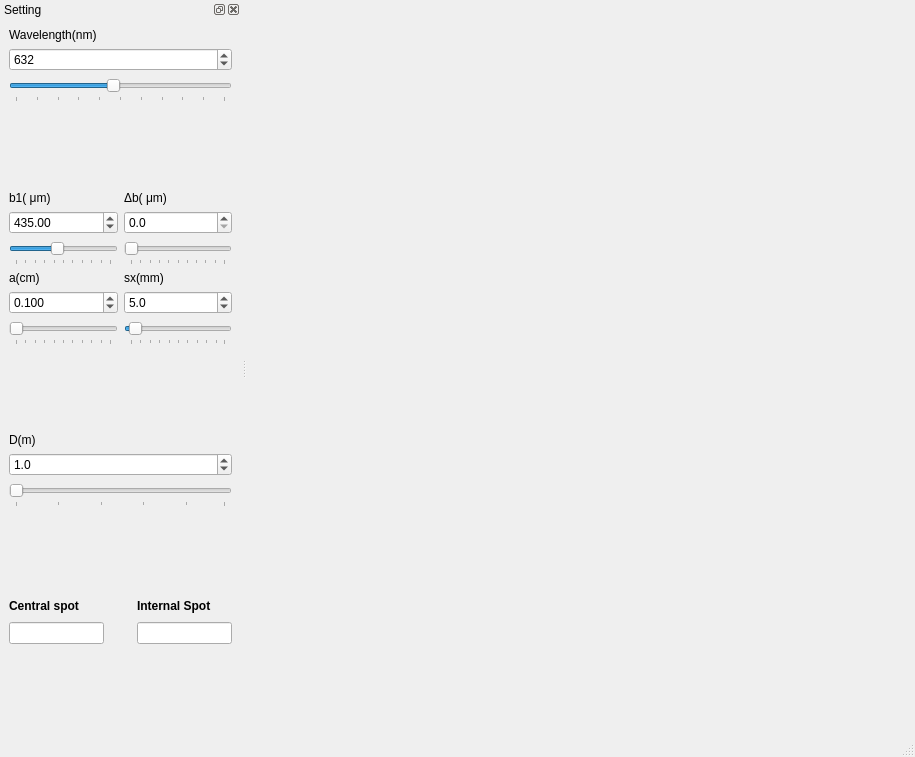
<?xml version="1.0" encoding="UTF-8"?>
<ui version="4.0">
 <class>MainWindow</class>
 <widget class="QMainWindow" name="MainWindow">
  <property name="geometry">
   <rect>
    <x>0</x>
    <y>0</y>
    <width>915</width>
    <height>735</height>
   </rect>
  </property>
  <property name="minimumSize">
   <size>
    <width>780</width>
    <height>0</height>
   </size>
  </property>
  <property name="windowTitle">
   <string>Diffraction - Fraunhofer</string>
  </property>
  <widget class="QWidget" name="centralWidget">
   <layout class="QHBoxLayout" name="horizontalLayout">
    <item>
     <widget class="MPL_WIDGET_2D" name="mplwidget1D" native="true">
      <property name="minimumSize">
       <size>
        <width>650</width>
        <height>0</height>
       </size>
      </property>
     </widget>
    </item>
   </layout>
  </widget>
  <widget class="QDockWidget" name="dockWidget">
   <property name="minimumSize">
    <size>
     <width>205</width>
     <height>735</height>
    </size>
   </property>
   <property name="windowTitle">
    <string>Setting</string>
   </property>
   <attribute name="dockWidgetArea">
    <number>1</number>
   </attribute>
   <widget class="QWidget" name="dockWidgetContents_3">
    <layout class="QVBoxLayout" name="verticalLayout">
     <item>
      <widget class="QLabel" name="label_lamda">
       <property name="text">
        <string>Wavelength(nm)</string>
       </property>
      </widget>
     </item>
     <item>
      <widget class="QSpinBox" name="SpinBox_lambda">
       <property name="minimumSize">
        <size>
         <width>0</width>
         <height>20</height>
        </size>
       </property>
       <property name="statusTip">
        <string>Change the wave length of monochromatic light</string>
       </property>
       <property name="locale">
        <locale language="English" country="UnitedStates"/>
       </property>
       <property name="minimum">
        <number>400</number>
       </property>
       <property name="maximum">
        <number>900</number>
       </property>
       <property name="singleStep">
        <number>10</number>
       </property>
       <property name="value">
        <number>632</number>
       </property>
      </widget>
     </item>
     <item>
      <widget class="QSlider" name="slider_lambda">
       <property name="minimumSize">
        <size>
         <width>0</width>
         <height>25</height>
        </size>
       </property>
       <property name="statusTip">
        <string>Change the wave length of monochromatic light</string>
       </property>
       <property name="styleSheet">
        <string notr="true">font: 12pt &quot;Helvetica&quot;;</string>
       </property>
       <property name="locale">
        <locale language="English" country="UnitedStates"/>
       </property>
       <property name="minimum">
        <number>400</number>
       </property>
       <property name="maximum">
        <number>900</number>
       </property>
       <property name="singleStep">
        <number>10</number>
       </property>
       <property name="value">
        <number>632</number>
       </property>
       <property name="orientation">
        <enum>Qt::Horizontal</enum>
       </property>
       <property name="tickPosition">
        <enum>QSlider::TicksBelow</enum>
       </property>
       <property name="tickInterval">
        <number>50</number>
       </property>
      </widget>
     </item>
     <item>
      <spacer name="verticalSpacer_3">
       <property name="orientation">
        <enum>Qt::Vertical</enum>
       </property>
       <property name="sizeHint" stdset="0">
        <size>
         <width>20</width>
         <height>40</height>
        </size>
       </property>
      </spacer>
     </item>
     <item>
      <layout class="QGridLayout" name="gridLayout_2">
       <item row="4" column="1">
        <widget class="QDoubleSpinBox" name="SpinBox_sx">
         <property name="minimumSize">
          <size>
           <width>0</width>
           <height>20</height>
          </size>
         </property>
         <property name="statusTip">
          <string>Change the side of the square-shaped screen</string>
         </property>
         <property name="locale">
          <locale language="English" country="UnitedStates"/>
         </property>
         <property name="decimals">
          <number>1</number>
         </property>
         <property name="minimum">
          <double>0.100000000000000</double>
         </property>
         <property name="singleStep">
          <double>1.000000000000000</double>
         </property>
         <property name="value">
          <double>5.000000000000000</double>
         </property>
        </widget>
       </item>
       <item row="5" column="1">
        <widget class="QSlider" name="slider_sx">
         <property name="minimumSize">
          <size>
           <width>0</width>
           <height>25</height>
          </size>
         </property>
         <property name="statusTip">
          <string>Change the side of the square-shaped screen</string>
         </property>
         <property name="locale">
          <locale language="English" country="UnitedStates"/>
         </property>
         <property name="minimum">
          <number>1</number>
         </property>
         <property name="maximum">
          <number>100</number>
         </property>
         <property name="value">
          <number>5</number>
         </property>
         <property name="orientation">
          <enum>Qt::Horizontal</enum>
         </property>
         <property name="tickPosition">
          <enum>QSlider::TicksBelow</enum>
         </property>
         <property name="tickInterval">
          <number>10</number>
         </property>
        </widget>
       </item>
       <item row="2" column="0">
        <widget class="QSlider" name="slider_b">
         <property name="minimumSize">
          <size>
           <width>0</width>
           <height>25</height>
          </size>
         </property>
         <property name="statusTip">
          <string>Change the width of the rectangular aperture</string>
         </property>
         <property name="locale">
          <locale language="English" country="UnitedStates"/>
         </property>
         <property name="minimum">
          <number>1</number>
         </property>
         <property name="maximum">
          <number>1000</number>
         </property>
         <property name="singleStep">
          <number>1</number>
         </property>
         <property name="pageStep">
          <number>100</number>
         </property>
         <property name="value">
          <number>435</number>
         </property>
         <property name="orientation">
          <enum>Qt::Horizontal</enum>
         </property>
         <property name="tickPosition">
          <enum>QSlider::TicksBelow</enum>
         </property>
         <property name="tickInterval">
          <number>100</number>
         </property>
        </widget>
       </item>
       <item row="1" column="0">
        <widget class="QDoubleSpinBox" name="SpinBox_b">
         <property name="minimumSize">
          <size>
           <width>0</width>
           <height>20</height>
          </size>
         </property>
         <property name="statusTip">
          <string>Change the width of the rectangular aperture</string>
         </property>
         <property name="locale">
          <locale language="English" country="UnitedStates"/>
         </property>
         <property name="decimals">
          <number>2</number>
         </property>
         <property name="minimum">
          <double>0.100000000000000</double>
         </property>
         <property name="maximum">
          <double>1000.000000000000000</double>
         </property>
         <property name="singleStep">
          <double>0.100000000000000</double>
         </property>
         <property name="value">
          <double>435.000000000000000</double>
         </property>
        </widget>
       </item>
       <item row="1" column="1">
        <widget class="QDoubleSpinBox" name="SpinBox_db">
         <property name="minimumSize">
          <size>
           <width>0</width>
           <height>20</height>
          </size>
         </property>
         <property name="locale">
          <locale language="English" country="UnitedStates"/>
         </property>
         <property name="decimals">
          <number>1</number>
         </property>
         <property name="minimum">
          <double>0.000000000000000</double>
         </property>
         <property name="maximum">
          <double>500.000000000000000</double>
         </property>
         <property name="singleStep">
          <double>10.000000000000000</double>
         </property>
         <property name="value">
          <double>0.000000000000000</double>
         </property>
        </widget>
       </item>
       <item row="4" column="0">
        <widget class="QDoubleSpinBox" name="SpinBox_a">
         <property name="minimumSize">
          <size>
           <width>0</width>
           <height>20</height>
          </size>
         </property>
         <property name="locale">
          <locale language="English" country="UnitedStates"/>
         </property>
         <property name="decimals">
          <number>3</number>
         </property>
         <property name="minimum">
          <double>0.000000000000000</double>
         </property>
         <property name="maximum">
          <double>10.000000000000000</double>
         </property>
         <property name="singleStep">
          <double>0.010000000000000</double>
         </property>
         <property name="value">
          <double>0.100000000000000</double>
         </property>
        </widget>
       </item>
       <item row="0" column="1">
        <widget class="QLabel" name="label">
         <property name="text">
          <string>&lt;html&gt;&lt;head/&gt;&lt;body&gt;&lt;p&gt;&amp;Delta;b( &amp;mu;m)&lt;/p&gt;&lt;/body&gt;&lt;/html&gt;</string>
         </property>
        </widget>
       </item>
       <item row="2" column="1">
        <widget class="QSlider" name="slider_db">
         <property name="minimumSize">
          <size>
           <width>0</width>
           <height>25</height>
          </size>
         </property>
         <property name="locale">
          <locale language="English" country="UnitedStates"/>
         </property>
         <property name="maximum">
          <number>500</number>
         </property>
         <property name="singleStep">
          <number>10</number>
         </property>
         <property name="value">
          <number>0</number>
         </property>
         <property name="orientation">
          <enum>Qt::Horizontal</enum>
         </property>
         <property name="tickPosition">
          <enum>QSlider::TicksBelow</enum>
         </property>
         <property name="tickInterval">
          <number>50</number>
         </property>
        </widget>
       </item>
       <item row="3" column="0">
        <widget class="QLabel" name="label_2">
         <property name="text">
          <string>a(cm)</string>
         </property>
        </widget>
       </item>
       <item row="5" column="0">
        <widget class="QSlider" name="slider_a">
         <property name="minimumSize">
          <size>
           <width>0</width>
           <height>25</height>
          </size>
         </property>
         <property name="locale">
          <locale language="English" country="UnitedStates"/>
         </property>
         <property name="maximum">
          <number>10</number>
         </property>
         <property name="singleStep">
          <number>1</number>
         </property>
         <property name="pageStep">
          <number>1</number>
         </property>
         <property name="value">
          <number>0</number>
         </property>
         <property name="orientation">
          <enum>Qt::Horizontal</enum>
         </property>
         <property name="tickPosition">
          <enum>QSlider::TicksBelow</enum>
         </property>
         <property name="tickInterval">
          <number>1</number>
         </property>
        </widget>
       </item>
       <item row="3" column="1">
        <widget class="QLabel" name="label_a">
         <property name="text">
          <string>sx(mm)</string>
         </property>
        </widget>
       </item>
       <item row="0" column="0">
        <widget class="QLabel" name="label_b">
         <property name="text">
          <string>&lt;html&gt;&lt;head/&gt;&lt;body&gt;&lt;p&gt;b1( &amp;mu;m)&lt;/p&gt;&lt;/body&gt;&lt;/html&gt;</string>
         </property>
        </widget>
       </item>
      </layout>
     </item>
     <item>
      <spacer name="verticalSpacer_4">
       <property name="orientation">
        <enum>Qt::Vertical</enum>
       </property>
       <property name="sizeHint" stdset="0">
        <size>
         <width>20</width>
         <height>40</height>
        </size>
       </property>
      </spacer>
     </item>
     <item>
      <widget class="QLabel" name="label_f2">
       <property name="text">
        <string>D(m)</string>
       </property>
      </widget>
     </item>
     <item>
      <widget class="QDoubleSpinBox" name="SpinBox_D">
       <property name="minimumSize">
        <size>
         <width>0</width>
         <height>20</height>
        </size>
       </property>
       <property name="statusTip">
        <string>Change the focal length f2 of the lens L2</string>
       </property>
       <property name="locale">
        <locale language="English" country="UnitedStates"/>
       </property>
       <property name="decimals">
        <number>1</number>
       </property>
       <property name="minimum">
        <double>0.100000000000000</double>
       </property>
       <property name="maximum">
        <double>50.000000000000000</double>
       </property>
       <property name="value">
        <double>1.000000000000000</double>
       </property>
      </widget>
     </item>
     <item>
      <widget class="QSlider" name="slider_D">
       <property name="minimumSize">
        <size>
         <width>0</width>
         <height>25</height>
        </size>
       </property>
       <property name="statusTip">
        <string>Change the focal length f2 of the lens L2</string>
       </property>
       <property name="locale">
        <locale language="English" country="UnitedStates"/>
       </property>
       <property name="minimum">
        <number>1</number>
       </property>
       <property name="maximum">
        <number>50</number>
       </property>
       <property name="value">
        <number>1</number>
       </property>
       <property name="sliderPosition">
        <number>1</number>
       </property>
       <property name="orientation">
        <enum>Qt::Horizontal</enum>
       </property>
       <property name="tickPosition">
        <enum>QSlider::TicksBelow</enum>
       </property>
       <property name="tickInterval">
        <number>10</number>
       </property>
      </widget>
     </item>
     <item>
      <spacer name="verticalSpacer_2">
       <property name="orientation">
        <enum>Qt::Vertical</enum>
       </property>
       <property name="sizeHint" stdset="0">
        <size>
         <width>20</width>
         <height>40</height>
        </size>
       </property>
      </spacer>
     </item>
     <item>
      <layout class="QGridLayout" name="gridLayout">
       <item row="2" column="2">
        <widget class="QLineEdit" name="Internal_Spot"/>
       </item>
       <item row="1" column="2">
        <widget class="QLabel" name="label_4">
         <property name="minimumSize">
          <size>
           <width>0</width>
           <height>13</height>
          </size>
         </property>
         <property name="text">
          <string>&lt;html&gt;&lt;head/&gt;&lt;body&gt;&lt;p&gt;&lt;span style=&quot; font-weight:600;&quot;&gt;Internal Spot&lt;/span&gt;&lt;/p&gt;&lt;/body&gt;&lt;/html&gt;</string>
         </property>
        </widget>
       </item>
       <item row="2" column="0">
        <widget class="QLineEdit" name="Central_Spot">
         <property name="minimumSize">
          <size>
           <width>0</width>
           <height>20</height>
          </size>
         </property>
        </widget>
       </item>
       <item row="1" column="0">
        <widget class="QLabel" name="label_3">
         <property name="text">
          <string>&lt;html&gt;&lt;head/&gt;&lt;body&gt;&lt;p&gt;&lt;span style=&quot; font-weight:600;&quot;&gt;Central spot&lt;/span&gt;&lt;/p&gt;&lt;/body&gt;&lt;/html&gt;</string>
         </property>
        </widget>
       </item>
       <item row="1" column="1">
        <spacer name="horizontalSpacer">
         <property name="orientation">
          <enum>Qt::Horizontal</enum>
         </property>
         <property name="sizeHint" stdset="0">
          <size>
           <width>40</width>
           <height>20</height>
          </size>
         </property>
        </spacer>
       </item>
       <item row="2" column="1">
        <spacer name="horizontalSpacer_2">
         <property name="orientation">
          <enum>Qt::Horizontal</enum>
         </property>
         <property name="sizeHint" stdset="0">
          <size>
           <width>40</width>
           <height>20</height>
          </size>
         </property>
        </spacer>
       </item>
      </layout>
     </item>
     <item>
      <spacer name="verticalSpacer">
       <property name="orientation">
        <enum>Qt::Vertical</enum>
       </property>
       <property name="sizeHint" stdset="0">
        <size>
         <width>20</width>
         <height>40</height>
        </size>
       </property>
      </spacer>
     </item>
    </layout>
   </widget>
  </widget>
  <widget class="QStatusBar" name="statusBar"/>
  <widget class="QMenuBar" name="menuBar">
   <property name="geometry">
    <rect>
     <x>0</x>
     <y>0</y>
     <width>915</width>
     <height>19</height>
    </rect>
   </property>
  </widget>
 </widget>
 <customwidgets>
  <customwidget>
   <class>MPL_WIDGET_2D</class>
   <extends>QWidget</extends>
   <header location="global">mplwidget</header>
   <container>1</container>
  </customwidget>
 </customwidgets>
 <resources/>
 <connections/>
</ui>
